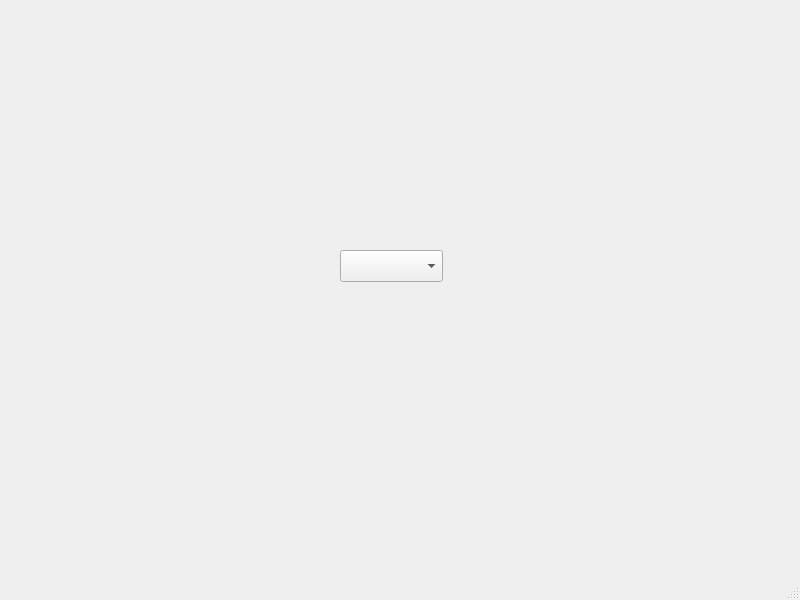
<?xml version="1.0" encoding="UTF-8"?>
<ui version="4.0">
 <class>MainWindow</class>
 <widget class="QMainWindow" name="MainWindow">
  <property name="geometry">
   <rect>
    <x>0</x>
    <y>0</y>
    <width>800</width>
    <height>600</height>
   </rect>
  </property>
  <property name="windowTitle">
   <string>MainWindow</string>
  </property>
  <widget class="QWidget" name="centralwidget">
   <widget class="QComboBox" name="comboBox">
    <property name="geometry">
     <rect>
      <x>340</x>
      <y>250</y>
      <width>103</width>
      <height>32</height>
     </rect>
    </property>
   </widget>
  </widget>
  <widget class="QMenuBar" name="menubar">
   <property name="geometry">
    <rect>
     <x>0</x>
     <y>0</y>
     <width>800</width>
     <height>37</height>
    </rect>
   </property>
  </widget>
  <widget class="QStatusBar" name="statusbar"/>
 </widget>
 <resources/>
 <connections/>
</ui>
